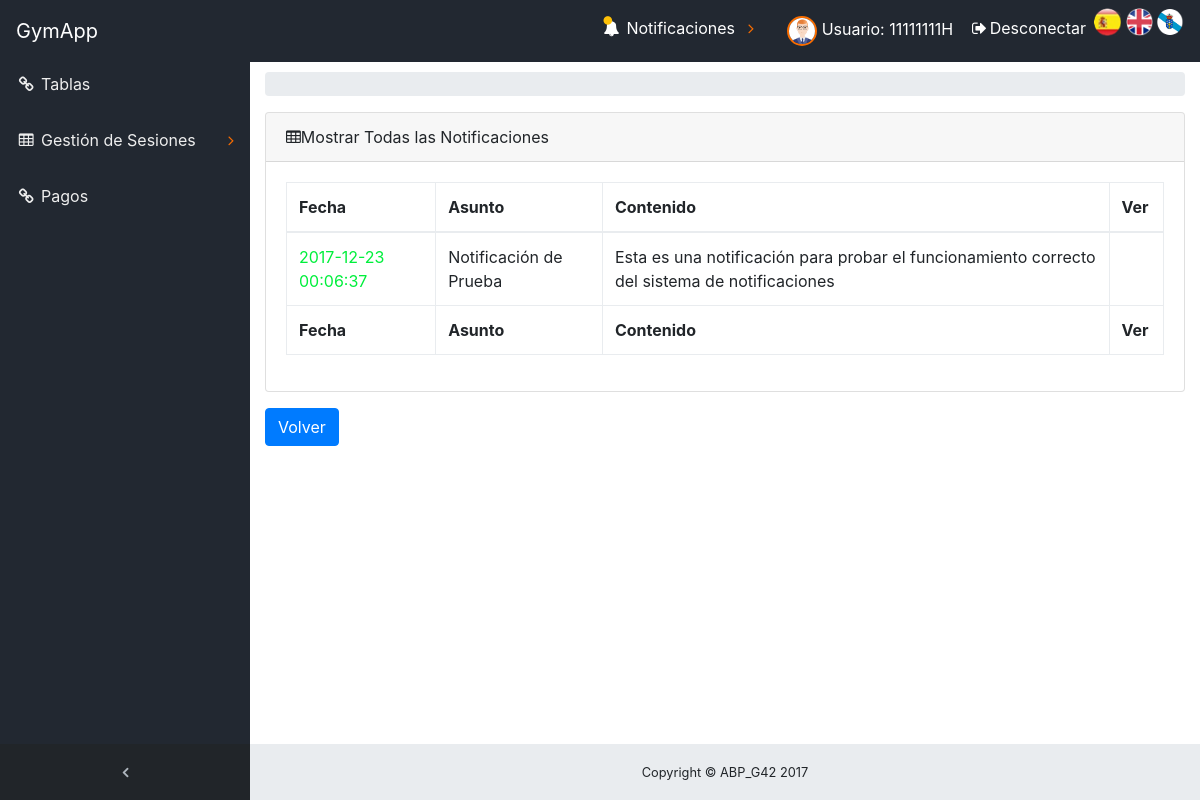
Screenshot of /ABP/index.php?controller=Notificacion&action=NotificacionListar (signed in) with the database file from the repository.
### tables this page shows
CREATE TABLE `usuario` (
  `dni` varchar(10) NOT NULL,
  `nombre` varchar(50) NOT NULL,
  `apellidos` varchar(50) NOT NULL,
  `edad` tinyint(4) DEFAULT NULL,
  `contrasena` varchar(128) NOT NULL,
  `email` varchar(100) DEFAULT NULL,
  `telefono` varchar(20) NOT NULL,
  `fechaAlta` date NOT NULL,
  `fotoperfil` varchar(200) DEFAULT NULL
);

CREATE TABLE `notificacion_deportista` (
  `dniAdministrador` varchar(10) NOT NULL,
  `dniDeportista` varchar(10) NOT NULL,
  `idNotificacion` bigint(20) NOT NULL,
  `visto` tinyint(4) NOT NULL
);

CREATE TABLE `notificacion` (
  `idNotificacion` bigint(20) NOT NULL,
  `dniAdministrador` varchar(10) NOT NULL,
  `Asunto` varchar(200) NOT NULL,
  `contenido` text,
  `fecha` datetime NOT NULL
);

### ABP/core/ViewManager.php (called while the page is built, shortened)
<?php
class ViewManager {
	private $variables = array();
	private $layout = "default";
	public function setVariable($varname, $value, $flash=false) {
		$this->variables[$varname] = $value;
	}
	public function getVariable($varname, $default=NULL) {
		if (!isset($this->variables[$varname])) {
			return $default;
		}
		return $this->variables[$varname];
	}
	public function render($controller, $viewname) {
		include(__DIR__ . "/../view/$controller/$viewname.php");
		$this->renderLayout();
	}
	private function renderLayout() {
		include(__DIR__ . "/../view/layouts/" .$this->layout.".php");
	}
	private static $viewmanager_singleton = NULL;
	public static function getInstance() {
		if (self::$viewmanager_singleton == null) {
			self::$viewmanager_singleton = new ViewManager();
		}
		return self::$viewmanager_singleton;
	}
}

### ABP/controller/NotificacionController.php (called while the page is built, shortened)
<?php
require_once(__DIR__."/../core/ViewManager.php");
require_once(__DIR__ . "/../model/NotificacionMapper.php");
require_once(__DIR__ . "/../model/Notificacion.php");
require_once(__DIR__ . "/../core/permisos.php");
class NotificacionController extends BaseController
{
    private $notificacionMapper;
    private $permisos;
    public function __construct()
    {
        $this->notificacionMapper = new NotificacionMapper();
        $this->permisos= new Permisos();
    }
    public function NotificacionListar()
    {
       $notificaciones = $this->notificacionMapper->listar();
       $tipoUsuario = $this->permisos->comprobarTipo();
       $this->view->setVariable("notificaciones",$notificaciones);
       $this->view->setVariable("tipoUsuario", $tipoUsuario);
       $this->view->render("notificacion","notificacionSHOWALL");
    }
}
?>

### ABP/index.php (called while the page is built, shortened)
<?php
function run() {
	try {
		$controller = loadController($_GET["controller"]);
		$actionName = $_GET["action"];
		$controller->$actionName();
	} catch(Exception $ex) {
		die("An exception occured!!!!!".$ex->getMessage());
	}
}
function loadController($controllerName) {
	return new $controllerClassName();
}
run();
?>

### ABP/view/messages/messages_es.php (called while the page is built)
<?php
    $i18n_messages = array(
    	'Nombre'=> 'Nombre',
    	'Asunto' => 'Asunto',
    	'contenido' => 'contenido',
    	'nombre' => 'nombre',
    	'El atributo '=>'El atributo ',
    	' no puede ser vacío' => ' no puede ser vacío',
    	'Longitud incorrecta. El atributo ' => 'Longitud incorrecta. El atributo ',
    	' debe tener una longitud máxima de '=>' debe tener una longitud máxima de ',
    	' y tiene '=>' y tiene ',
    	'El atributo no sigue el formato correcto. Pruebe example@example.com' => 'El atributo no sigue el formato correcto. Pruebe example@example.com',
    	' contiene caracteres no alfabéticos'=>' contiene caracteres no alfabéticos',
    	' no esta comprendido en ['=>' no esta comprendido en [',
    	' no puede tener mas de ' => ' no puede tener mas de ',
    	'decimales'=>'decimales',
    	' no tiene 8 números seguidos de una letra: FORMATO INCORRECTO!!!'=>' no tiene 8 números seguidos de una letra: FORMATO INCORRECTO!!!',
    	'La letra del DNI no es correcta'=>'La letra del DNI no es correcta',
    	' no tiene un formato válido de telefeno.'=>' no tiene un formato válido de telefeno.',
    	' debe estar compuesto únicamente por digitos.'=>' debe estar compuesto únicamente por digitos.',
        'precio' => 'precio',
        ': activar para ordenar columna ascendentemente'=>': activar para ordenar columna ascendentemente',
        ': activar para ordenar columna descendentemente'=>': activar para ordenar columna descendentemente',
        'Primero' => 'Primero',
        'Último'=>'Último',
        'Siguiente'=>'Siguiente',
        'Anterior'=>'Anterior',
        'Tabla sin datos'=>'Tabla sin datos',
        'Mostrando _START_ a _END_ de _TOTAL_ elementos'=>'Mostrando _START_ a _END_ de _TOTAL_ elementos',
        'Mostrando 0 a 0 de 0 elementos'=>'Mostrando 0 a 0 de 0 elementos',
        '(filtrados de _MAX_ elementos totales)'=>'(filtrados de _MAX_ elementos totales)',
        'Mostrar _MENU_ elementos'=>'Mostrar _MENU_ elementos',
        'Cargando...'=>'Cargando...',
        'Procesando...'=>'Procesando...',
        'Buscar:'=>'Buscar:',
        'No se encontró nada'=>'No se encontró nada',
        'dni' => 'dni',
        'contraseña' => 'contraseña'
    );
?>

### ABP/core/I18n.php (called while the page is built, shortened)
<?php
class I18n {
	private $messages;
	public function setLanguage($language) {
		$this->messages = $i18n_messages;
	}
	public function i18n($key) {
		if (isset($this->messages[$key])){
			return $this->messages[$key];
		}else{
			return $key;
		}
	}
	private static $i18n_singleton = null;
	public static function getInstance() {
		if (self::$i18n_singleton == NULL) {
			self::$i18n_singleton = new I18n();
		}
		return self::$i18n_singleton;
	}
}
function i18n($key) {
	return I18n::getInstance()->i18n($key);
}

### ABP/model/Notificacion.php (called while the page is built, shortened)
<?php
class Notificacion
{
    private $idNotificacion;
    private $Asunto;
    private $contenido;
    private $fecha;
    private $visto;
    function __construct($idNotificacion = NULL, $dniAdministrador = NULL,$Asunto = NULL,$contenido = NULL,$fecha = NULL,$visto=NULL)
    {
        $this->idNotificacion = $idNotificacion;
        $this->Asunto = $Asunto;
        $this->contenido = $contenido;
        $this->fecha = $fecha;
        $this->visto = $visto;
    }
    public function getIdNotificacion()
    {
        return $this->idNotificacion;
    }
    public function getAsunto()
    {
        return $this->Asunto;
    }
    public function getContenido()
    {
        return $this->contenido;
    }
    public function getFecha()
    {
        return $this->fecha;
    }
    public function getVisto(){
        return $this->visto;
    }
}
?>

### ABP/model/NotificacionMapper.php (called while the page is built, shortened)
<?php
require_once(__DIR__."/../core/Access_DB.php");
require_once(__DIR__."/Notificacion.php");
require_once(__DIR__ . "/../core/permisos.php");
Class NotificacionMapper
{
    protected $db;
    private $permisos;
    public function __construct()
    {
        $this->db=PDOConnection::getInstance();
                 $this->permisos= new Permisos();
    }
    public function listar()
    {
        if($this->permisos->esAdministrador())
        {
            $stmt = $this->db->query("SELECT * from notificacion ");
            $notificaciones_db = $stmt->fetchAll(PDO::FETCH_ASSOC);
        $notificaciones = array();
        foreach ($notificaciones_db as $notificacion)
        {
            array_push($notificaciones, new Notificacion($notificacion['idNotificacion'],$notificacion['dniAdministrador'],$notificacion['Asunto'],$notificacion['contenido'],$notificacion['fecha']));
        }
        }else
        {
            $stmt = $this->db->prepare("SELECT N.idNotificacion, N.dniAdministrador,N.Asunto,N.contenido,N.fecha,D.visto from notificacion N, notificacion_deportista D WHERE D.dniDeportista =? AND N.idNotificacion=D.idNotificacion");
            $stmt->execute(array($_SESSION['currentuser']));
            $notificaciones_db = $stmt->fetchAll(PDO::FETCH_ASSOC);
        $notificaciones = array();
        foreach ($notificaciones_db as $notificacion)
        {
            array_push($notificaciones, new Notificacion($notificacion['idNotificacion'],$notificacion['dniAdministrador'],$notificacion['Asunto'],$notificacion['contenido'],$notificacion['fecha'],$notificacion['visto']));
        }
        }
        return $notificaciones;
    }
}
?>

### ABP/core/Access_DB.php (called while the page is built, shortened)
<?php
class PDOConnection {
	private static $db_singleton = null;
	public static function getInstance() {
		if (self::$db_singleton == null) {
			self::$db_singleton = new PDO(
			"mysql:host=".HOST.";dbname=".DB.";charset=utf8",
			USER,
			PASS,
			array(
				PDO::ATTR_EMULATE_PREPARES => false,
				PDO::ATTR_ERRMODE => PDO::ERRMODE_EXCEPTION)
			);
		}
		return self::$db_singleton;
	}
}
?>

### ABP/core/permisos.php (called while the page is built, shortened)
<?php
require_once(__DIR__."/../core/Access_DB.php");
Class Permisos {
    protected $db;
    public function __construct(){
        $this->db=PDOConnection::getInstance();
    }
    public function esAdministrador()
    {
        $stmt= $this->db->prepare("SELECT dniAdministrador FROM administrador WHERE dniAdministrador=?");
        return false;
    }
}
?>

### ABP/model/UsuarioMapper.php (called while the page is built, shortened)
<?php
require_once(__DIR__."/../core/Access_DB.php");
require_once(__DIR__ . "/../core/permisos.php");
class UsuarioMapper {
    protected $db;
    public function __construct()
    {
        $this->db = PDOConnection::getInstance();
    }
    public function obtenerFotoPerfil(){
        $stmt = $this->db->prepare("SELECT fotoperfil FROM usuario WHERE dni=?");
        $stmt->execute(array($_SESSION['currentuser']));
        $foto_db = $stmt->fetch(PDO::FETCH_ASSOC);
        return $foto_db['fotoperfil'];
    }
}
?>

### ABP/View/notificacion/notificacionSHOWALL.php (the view, shortened to what this page needs)
<?php
    require_once(__DIR__."/../../core/ViewManager.php");
    $view = ViewManager::getInstance();
    $notificaciones = $view->getVariable("notificaciones");
    $tipoUsuario = $view->getVariable("tipoUsuario");
?>
<div class="content-wrapper">
    <div class="container-fluid">
        <ol class="breadcrumb">
        </ol>
        <div class="card mb-3">
            <div class="card-header">
                <i class="fa fa-table"></i><?= i18n("Mostrar Todas las Notificaciones") ?>
            </div>
            <div class="card-body">
                <div class="table-responsive">
                    <table class="table table-bordered" id="dataTable" width="100%" cellspacing="0" >
                        <thead>
                            <tr>
                                <th><?= i18n("Fecha") ?></th>
                                <th><?= i18n("Asunto") ?></th>
                                <th><?= i18n("Contenido") ?></th>
                                <th><?= i18n("Ver") ?></th>
                            </tr>
                        </thead>
                        <tfoot>
                            <tr>
                                <th><?= i18n("Fecha") ?></th>
                                <th><?= i18n("Asunto") ?></th>
                                <th><?= i18n("Contenido") ?></th>
                                <th><?= i18n("Ver") ?></th>
                            </tr>
                        </tfoot>
                        <tbody>
                        <?php foreach($notificaciones as $notificacion){ ?>
                            <tr >
                                <?php if($tipoUsuario != 'administrador' && $notificacion->getVisto() ==0){?>
                                     <td class="tablaNotif" ><?php echo $notificacion->getFecha(); ?></td>
                               <?php }else{ ?>
                                     <td ><?php echo $notificacion->getFecha(); ?></td>
                               <?php  } ?>
                                <td><?php echo $notificacion->getAsunto(); ?></td>
                                <td><?php echo $notificacion->getContenido(); ?></td>
                                <td>
                                    <a href='./index.php?controller=Notificacion&amp;action=NotificacionView&amp;idNotificacion=<?php echo $notificacion->getIdNotificacion();?>'><span id="icon-ver" class="icon-eye-plus"></span>
                                    </a>
                                </td>
                            </tr>
                        <?php } ?>
                        </tbody>
                    </table>
                </div>
            </div>
        </div>
         <button type="button" onclick="window.location.href='./index.php?controller=main&action=index'" class="btn btn-primary"><?= i18n("Volver") ?></button>
    </div>
</div>

### ABP/view/layouts/menuSuperior.php (shortened to what this page needs)
<html>
    <link rel="stylesheet" type="text/css" href="./view/Icons/icomoon/style.css">
    <link rel="stylesheet" type="text/css" href="./view/Icons/icomoon/modifyIcon.css">
                    <li class="nav-item" data-toggle="tooltip">
                        <a class="nav-link" href="./index.php?controller=Usuario&amp;action=UsuarioView&amp;dni=<?php echo $_SESSION['currentuser'];?>">
                            <?php require_once './model/UsuarioMapper.php';
                            $UsuarioMapper = new UsuarioMapper();
                            $fotoperfil = $UsuarioMapper->obtenerFotoPerfil();
                            ?>
                            <img class="imgRedonda" src="<?php echo $fotoperfil; ?>" height="40" width="40">
                            <span class="nav-link-text"> <?= i18n("Usuario");?>: <?php echo $_SESSION['currentuser']; ?></span>
                        </a>
                    </li>
                    <li class="nav-item">
                        <a class="nav-link" data-toggle="modal" data-target="#exampleModal">
                            <i class="fa fa-fw fa-sign-out"></i><?= i18n("Desconectar") ?>
                        </a>
                    </li>
<html>

### ABP/view/css/sb-admin.css (style rules this page uses)
html { position: relative; min-height: 100%; }
body { overflow-x: hidden; }
body.sticky-footer { margin-bottom: 56px; }
body.sticky-footer .content-wrapper { min-height: calc(100vh - 56px - 56px); }
body.fixed-nav { padding-top: 56px; }
.content-wrapper { min-height: calc(100vh - 56px); padding-top: 1rem; }
#mainNav .navbar-collapse .navbar-nav .nav-item .nav-link { cursor: pointer; }
.content-wrapper { overflow-x: hidden; background: white; }
@media (min-width: 992px) { .content-wrapper { margin-left: 250px; } }

### rows the page displays
usuario: fotoperfil (picture)
notificacion_deportista: idNotificacion.fecha "2017-12-23 00:06:37", idNotificacion.Asunto "Notificación de Prueba", idNotificacion.contenido "Esta es una notificación para probar el funcionamiento correcto del sistema de notificaciones"

### other values shown
i18n("GymApp") "GymApp"
i18n("Tablas") "Tablas"
i18n("Gestión de Sesiones") "Gestión de Sesiones"
i18n("Pagos") "Pagos"
i18n("Notificaciones") "Notificaciones"
i18n("Usuario") "Usuario"
$_SESSION['currentuser'] "11111111H"
i18n("Desconectar") "Desconectar"
i18n("Mostrar Todas las Notificaciones") "Mostrar Todas las Notificaciones"
i18n("Fecha") "Fecha"
i18n("Asunto") "Asunto"
i18n("Contenido") "Contenido"
i18n("Ver") "Ver"
i18n("Volver") "Volver"
